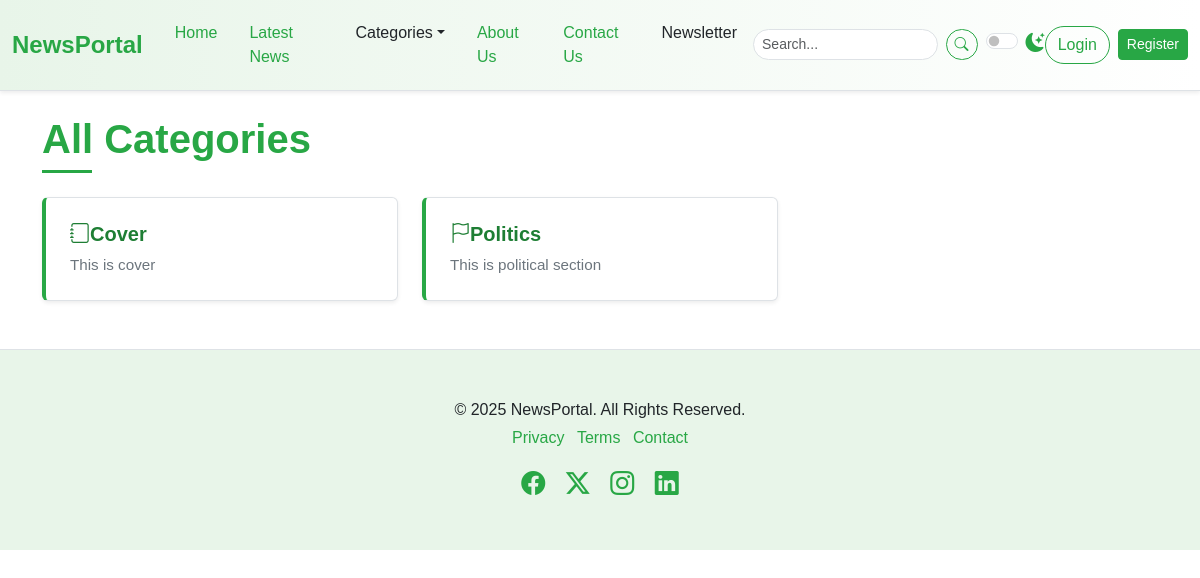
Page /categories/ on the committed database.
### newspaper/models.py (models this page shows, shortened)
class TimeStampModel(models.Model):
    created_at=models.DateTimeField(auto_now_add=True)
    upated_at=models.DateTimeField(auto_now_add=True)
    class Meta:
        abstract=True # Don't create table in DB

class Category(TimeStampModel):
    name=models.CharField(max_length=100)
    icon=models.CharField(max_length=100,null=True, blank=True)
    description=models.TextField(null=True, blank=True)
    class Meta:
        ordering=['name'] #Category.objects.all
        verbose_name="categories"
        verbose_name_plural="Categories"

### newspaper/views.py (the view)
# urls.py: path("categories/", views.CategoryListView.as_view(), name="categories"),
class CategoryListView(ListView):
    model=Category
    template_name="newsportal/categories.html"
    context_object_name="categories"

### newspaper/nav.py (called while the page is built)
def navigation(request):
    categories =Category.objects.all()
    return {
        'categories': categories }

### templates/newsportal/categories.html
{% extends "newsportal/base.html" %}
{% block content%}
<div class="container mt-4 mb-5">
    <h1 class="mb-4 section-title"><span>All Categories</span></h1>
    <div class="row row-cols-1 row-cols-md-2 row-cols-lg-3 g-4">
        {% for category in categories %}
        <div class=" col">
            <div class="card h-100 shadow-sm list-item-card">
                <div class="card-body">
                    <h5 class="card-title"><a href="{% url 'post-by-category' category.id %}"><i class="{{ category.icon }}"></i>{{ category.name| title }}</a></h5>
                    <p class="card-text">{{ category.description }}</p>
                </div>
            </div>
        </div>
{% endfor%}
</div>
</div>
{% endblock content%}

### static/css/style.css (style rules this page uses)
:root { --primary-green: #28a745; --light-green: #e8f5e9; --dark-green: #1e7e34; --accent-green: #5cb85c; --text-color-light: #212529; --text-color-dark: #f8f9fa; --bg-light: #ffffff; --bg-dark: #212529; --card-bg-light: #ffffff; --card-bg-dark: #343a40; --border-color-light: #dee2e6; --border-color-dark: #495057; --shadow-sm: 0 0.125rem 0.25rem rgba(0, 0, 0, 0.075); --shadow: 0 0.5rem 1rem rgba(0, 0, 0, 0.15); --transition-speed: 0.3s ease; }
body { font-family: "Poppins", sans-serif; background-color: var(--bg-light); color: var(--text-color-light); transition: background-color var(--transition-speed), color var(--transition-speed); }
.section-title { position: relative; padding-bottom: 10px; margin-bottom: 20px; font-weight: 600; color: var(--primary-green); }
.section-title span { position: relative; z-index: 1; background-color: var(--bg-light); padding-right: 10px; }
.section-title::after { content: ""; position: absolute; left: 0; bottom: 0; width: 50px; height: 3px; background-color: var(--primary-green); }
.card { border: 1px solid var(--border-color-light); transition: box-shadow var(--transition-speed), transform var(--transition-speed); background-color: var(--card-bg-light); color: var(--text-color-light); }
.card-title { color: var(--dark-green); font-weight: 600; }
.list-item-card { transition: transform 0.2s ease-in-out, box-shadow 0.2s ease-in-out; border-left: 4px solid var(--primary-green); }
.list-item-card .card-body { padding: 1.5rem; }
.list-item-card .card-title a { text-decoration: none; color: var(--dark-green); font-weight: 600; }
.list-item-card .card-text { font-size: 0.95rem; color: #6c757d; }

### rows in the picture
Category: name "Cover", description "This is cover"
Category: name "Politics", description "This is political section"
